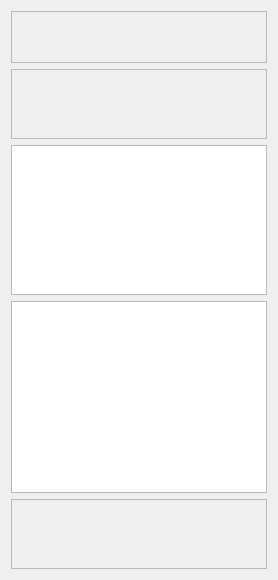
                  <widget class="QWidget" name="libraryTab">
                   <property name="toolTip">
                    <string>&lt;html&gt;&lt;head/&gt;&lt;body&gt;&lt;p&gt;Create &amp;amp; Manage your stickfigures libraries&lt;/p&gt;&lt;/body&gt;&lt;/html&gt;</string>
                   </property>
                   <attribute name="title">
                    <string>Libraries</string>
                   </attribute>
                   <layout class="QVBoxLayout" name="verticalLayout_7">
                    <item>
                     <widget class="QFrame" name="frame_27">
                      <property name="frameShape">
                       <enum>QFrame::StyledPanel</enum>
                      </property>
                      <property name="frameShadow">
                       <enum>QFrame::Raised</enum>
                      </property>
                      <layout class="QHBoxLayout" name="horizontalLayout_34">
                       <property name="leftMargin">
                        <number>0</number>
                       </property>
                       <property name="topMargin">
                        <number>0</number>
                       </property>
                       <property name="rightMargin">
                        <number>0</number>
                       </property>
                       <property name="bottomMargin">
                        <number>0</number>
                       </property>
                       <item>
                        <widget class="QPushButton" name="loadLibraryBtn">
                         <property name="sizePolicy">
                          <sizepolicy hsizetype="Minimum" vsizetype="Fixed">
                           <horstretch>50</horstretch>
                           <verstretch>50</verstretch>
                          </sizepolicy>
                         </property>
                         <property name="minimumSize">
                          <size>
                           <width>50</width>
                           <height>50</height>
                          </size>
                         </property>
                         <property name="maximumSize">
                          <size>
                           <width>50</width>
                           <height>50</height>
                          </size>
                         </property>
                         <property name="toolTip">
                          <string>Open a library file</string>
                         </property>
                         <property name="styleSheet">
                          <string notr="true">QPushButton {
    qproperty-icon: url(&quot; &quot;); /* empty image */
    qproperty-iconSize: 16px 16px; /* space for the background image */
    background-image: url(:/resources/openlib_00001.png);
    background-repeat: no-repeat;
	border: 0px solid #5A5A5A;
}
QPushButton:hover{
    background-image: url(:/resources/openlib_00002.png);
    background-repeat: no-repeat;
	background-color: rgb(25, 25, 25)
}
QPushButton:pressed{
    background-image: url(:/resources/openlib_00003.png);
    background-repeat: no-repeat;
}
</string>
                         </property>
                         <property name="text">
                          <string/>
                         </property>
                        </widget>
                       </item>
                       <item>
                        <widget class="QPushButton" name="saveCurrentLibraryBtn">
                         <property name="minimumSize">
                          <size>
                           <width>50</width>
                           <height>50</height>
                          </size>
                         </property>
                         <property name="maximumSize">
                          <size>
                           <width>50</width>
                           <height>50</height>
                          </size>
                         </property>
                         <property name="toolTip">
                          <string>Save current Library</string>
                         </property>
                         <property name="styleSheet">
                          <string notr="true">QPushButton {
    qproperty-icon: url(&quot; &quot;); /* empty image */
    qproperty-iconSize: 16px 16px; /* space for the background image */
    background-image: url(:/resources/savecurrentlib_00001.png);
    background-repeat: no-repeat;
	border: 0px solid #5A5A5A;
}
QPushButton:hover{
    background-image: url(:/resources/savecurrentlib_00002.png);
    background-repeat: no-repeat;
	background-color: rgb(25, 25, 25)
}
QPushButton:pressed{
    background-image: url(:/resources/savecurrentlib_00003.png);
    background-repeat: no-repeat;
}
</string>
                         </property>
                         <property name="text">
                          <string/>
                         </property>
                        </widget>
                       </item>
                       <item>
                        <widget class="QPushButton" name="saveLibraryBtn">
                         <property name="minimumSize">
                          <size>
                           <width>50</width>
                           <height>50</height>
                          </size>
                         </property>
                         <property name="maximumSize">
                          <size>
                           <width>50</width>
                           <height>50</height>
                          </size>
                         </property>
                         <property name="toolTip">
                          <string>Save current Library as a new file</string>
                         </property>
                         <property name="styleSheet">
                          <string notr="true">QPushButton {
    qproperty-icon: url(&quot; &quot;); /* empty image */
    qproperty-iconSize: 16px 16px; /* space for the background image */
    background-image: url(:/resources/savenewlib_00001.png);
    background-repeat: no-repeat;
	border: 0px solid #5A5A5A;
}
QPushButton:hover{
    background-image: url(:/resources/savenewlib_00002.png);
    background-repeat: no-repeat;
	background-color: rgb(25, 25, 25)
}
QPushButton:pressed{
    background-image: url(:/resources/savenewlib_00003.png);
    background-repeat: no-repeat;
}
</string>
                         </property>
                         <property name="text">
                          <string/>
                         </property>
                        </widget>
                       </item>
                      </layout>
                     </widget>
                    </item>
                    <item>
                     <widget class="QFrame" name="frame_42">
                      <property name="frameShape">
                       <enum>QFrame::StyledPanel</enum>
                      </property>
                      <property name="frameShadow">
                       <enum>QFrame::Raised</enum>
                      </property>
                      <layout class="QHBoxLayout" name="horizontalLayout_48">
                       <item>
                        <widget class="QPushButton" name="refreshLibrariesBtn">
                         <property name="minimumSize">
                          <size>
                           <width>50</width>
                           <height>50</height>
                          </size>
                         </property>
                         <property name="maximumSize">
                          <size>
                           <width>50</width>
                           <height>50</height>
                          </size>
                         </property>
                         <property name="toolTip">
                          <string>Refresh library folder</string>
                         </property>
                         <property name="styleSheet">
                          <string notr="true">QPushButton {
    qproperty-icon: url(&quot; &quot;); /* empty image */
    qproperty-iconSize: 16px 16px; /* space for the background image */
    background-image: url(:/resources/refreshlibs_00001.png);
    background-repeat: no-repeat;
	border: 0px solid #5A5A5A;
}
QPushButton:hover{
    background-image: url(:/resources/refreshlibs_00002.png);
    background-repeat: no-repeat;
	background-color: rgb(25, 25, 25)
}
QPushButton:pressed{
    background-image: url(:/resources/refreshlibs_00003.png);
    background-repeat: no-repeat;
}
</string>
                         </property>
                         <property name="text">
                          <string/>
                         </property>
                        </widget>
                       </item>
                       <item>
                        <widget class="QPushButton" name="createNewLibraryBtn">
                         <property name="minimumSize">
                          <size>
                           <width>50</width>
                           <height>50</height>
                          </size>
                         </property>
                         <property name="maximumSize">
                          <size>
                           <width>50</width>
                           <height>50</height>
                          </size>
                         </property>
                         <property name="toolTip">
                          <string>Create Library: Create and save a new library file</string>
                         </property>
                         <property name="styleSheet">
                          <string notr="true">QPushButton {
    qproperty-icon: url(&quot; &quot;); /* empty image */
    qproperty-iconSize: 16px 16px; /* space for the background image */
    background-image: url(:/resources/addlibrary_00001.png);
    background-repeat: no-repeat;
	border: 0px solid #5A5A5A;
}
QPushButton:hover{
    background-image: url(:/resources/addlibrary_00002.png);
    background-repeat: no-repeat;
	background-color: rgb(25, 25, 25)
}
QPushButton:pressed{
    background-image: url(:/resources/addlibrary_00003.png);
    background-repeat: no-repeat;
}
</string>
                         </property>
                         <property name="text">
                          <string/>
                         </property>
                        </widget>
                       </item>
                       <item>
                        <widget class="QPushButton" name="deleteLibrary">
                         <property name="minimumSize">
                          <size>
                           <width>50</width>
                           <height>50</height>
                          </size>
                         </property>
                         <property name="maximumSize">
                          <size>
                           <width>50</width>
                           <height>50</height>
                          </size>
                         </property>
                         <property name="toolTip">
                          <string>Remove library from list</string>
                         </property>
                         <property name="styleSheet">
                          <string notr="true">QPushButton {
    qproperty-icon: url(&quot; &quot;); /* empty image */
    qproperty-iconSize: 16px 16px; /* space for the background image */
    background-image: url(:/resources/removelib_00001.png);
    background-repeat: no-repeat;
	border: 0px solid #5A5A5A;
}
QPushButton:hover{
    background-image: url(:/resources/removelib_00002.png);
    background-repeat: no-repeat;
	background-color: rgb(25, 25, 25)
}
QPushButton:pressed{
    background-image: url(:/resources/removelib_00003.png);
    background-repeat: no-repeat;
}
</string>
                         </property>
                         <property name="text">
                          <string/>
                         </property>
                        </widget>
                       </item>
                      </layout>
                     </widget>
                    </item>
                    <item>
                     <widget class="QListWidget" name="libraryList">
                      <property name="sizePolicy">
                       <sizepolicy hsizetype="Expanding" vsizetype="Maximum">
                        <horstretch>0</horstretch>
                        <verstretch>0</verstretch>
                       </sizepolicy>
                      </property>
                      <property name="maximumSize">
                       <size>
                        <width>16777215</width>
                        <height>150</height>
                       </size>
                      </property>
                      <property name="toolTip">
                       <string>&lt;html&gt;&lt;head/&gt;&lt;body&gt;&lt;p&gt;&lt;span style=&quot; font-weight:600;&quot;&gt;Library List&lt;/span&gt;&lt;/p&gt;&lt;/body&gt;&lt;/html&gt;</string>
                      </property>
                     </widget>
                    </item>
                    <item>
                     <widget class="QListWidget" name="currentLibrary">
                      <property name="toolTip">
                       <string>&lt;html&gt;&lt;head/&gt;&lt;body&gt;&lt;p&gt;&lt;span style=&quot; font-weight:600;&quot;&gt;Current Library Content&lt;/span&gt;&lt;/p&gt;&lt;/body&gt;&lt;/html&gt;</string>
                      </property>
                      <property name="iconSize">
                       <size>
                        <width>150</width>
                        <height>150</height>
                       </size>
                      </property>
                      <property name="gridSize">
                       <size>
                        <width>65</width>
                        <height>65</height>
                       </size>
                      </property>
                      <property name="viewMode">
                       <enum>QListView::IconMode</enum>
                      </property>
                      <property name="modelColumn">
                       <number>0</number>
                      </property>
                     </widget>
                    </item>
                    <item>
                     <widget class="QFrame" name="frame_43">
                      <property name="frameShape">
                       <enum>QFrame::StyledPanel</enum>
                      </property>
                      <property name="frameShadow">
                       <enum>QFrame::Raised</enum>
                      </property>
                      <layout class="QHBoxLayout" name="horizontalLayout_49">
                       <item>
                        <widget class="QPushButton" name="addItemToLibBtn">
                         <property name="minimumSize">
                          <size>
                           <width>50</width>
                           <height>50</height>
                          </size>
                         </property>
                         <property name="maximumSize">
                          <size>
                           <width>50</width>
                           <height>50</height>
                          </size>
                         </property>
                         <property name="toolTip">
                          <string>&lt;html&gt;&lt;head/&gt;&lt;body&gt;&lt;p&gt;&lt;span style=&quot; font-weight:600;&quot;&gt;Add StickFigure to Library:&lt;/span&gt;&lt;/p&gt;&lt;p&gt;Adds the currently selected stickfigure to the selected library&lt;/p&gt;&lt;/body&gt;&lt;/html&gt;</string>
                         </property>
                         <property name="styleSheet">
                          <string notr="true">QPushButton {
    qproperty-icon: url(&quot; &quot;); /* empty image */
    qproperty-iconSize: 16px 16px; /* space for the background image */
    background-image: url(:/resources/scenetolib_00001.png);
    background-repeat: no-repeat;
	border: 0px solid #5A5A5A;
}
QPushButton:hover{
    background-image: url(:/resources/scenetolib_00002.png);
    background-repeat: no-repeat;
	background-color: rgb(25, 25, 25)
}
QPushButton:pressed{
    background-image: url(:/resources/scenetolib_00003.png);
    background-repeat: no-repeat;
}
</string>
                         </property>
                         <property name="text">
                          <string/>
                         </property>
                        </widget>
                       </item>
                       <item>
                        <widget class="QPushButton" name="addItemFromLibraryToSceneBtn">
                         <property name="minimumSize">
                          <size>
                           <width>50</width>
                           <height>50</height>
                          </size>
                         </property>
                         <property name="maximumSize">
                          <size>
                           <width>50</width>
                           <height>50</height>
                          </size>
                         </property>
                         <property name="toolTip">
                          <string>&lt;html&gt;&lt;head/&gt;&lt;body&gt;&lt;p&gt;&lt;span style=&quot; font-weight:600;&quot;&gt;Insert Stickfigure From Library:&lt;/span&gt;&lt;/p&gt;&lt;p&gt;&lt;br/&gt;&lt;/p&gt;&lt;p&gt;Inserts the currently selected library element into the scene&lt;/p&gt;&lt;/body&gt;&lt;/html&gt;</string>
                         </property>
                         <property name="styleSheet">
                          <string notr="true">QPushButton {
    qproperty-icon: url(&quot; &quot;); /* empty image */
    qproperty-iconSize: 16px 16px; /* space for the background image */
    background-image: url(:/resources/libtoscene_00001.png);
    background-repeat: no-repeat;
	border: 0px solid #5A5A5A;
}
QPushButton:hover{
    background-image: url(:/resources/libtoscene_00002.png);
    background-repeat: no-repeat;
	background-color: rgb(25, 25, 25)
}
QPushButton:pressed{
    background-image: url(:/resources/libtoscene_00003.png);
    background-repeat: no-repeat;
}
</string>
                         </property>
                         <property name="text">
                          <string/>
                         </property>
                        </widget>
                       </item>
                       <item>
                        <widget class="QPushButton" name="removeFromLibraryBtn">
                         <property name="minimumSize">
                          <size>
                           <width>50</width>
                           <height>50</height>
                          </size>
                         </property>
                         <property name="maximumSize">
                          <size>
                           <width>50</width>
                           <height>50</height>
                          </size>
                         </property>
                         <property name="toolTip">
                          <string>&lt;html&gt;&lt;head/&gt;&lt;body&gt;&lt;p&gt;&lt;span style=&quot; font-weight:600;&quot;&gt;Remove StickFigure from library:&lt;/span&gt;&lt;/p&gt;&lt;p&gt;&lt;br/&gt;&lt;/p&gt;&lt;p&gt;Removes the selected stickfigure from the library&lt;/p&gt;&lt;/body&gt;&lt;/html&gt;</string>
                         </property>
                         <property name="styleSheet">
                          <string notr="true">QPushButton {
    qproperty-icon: url(&quot; &quot;); /* empty image */
    qproperty-iconSize: 16px 16px; /* space for the background image */
    background-image: url(:/resources/removestickfromlib_00001.png);
    background-repeat: no-repeat;
	border: 0px solid #5A5A5A;
}
QPushButton:hover{
    background-image: url(:/resources/removestickfromlib_00002.png);
    background-repeat: no-repeat;
	background-color: rgb(25, 25, 25)
}
QPushButton:pressed{
    background-image: url(:/resources/removestickfromlib_00003.png);
    background-repeat: no-repeat;
}
</string>
                         </property>
                         <property name="text">
                          <string/>
                         </property>
                        </widget>
                       </item>
                      </layout>
                     </widget>
                    </item>
                   </layout>
                  </widget>
